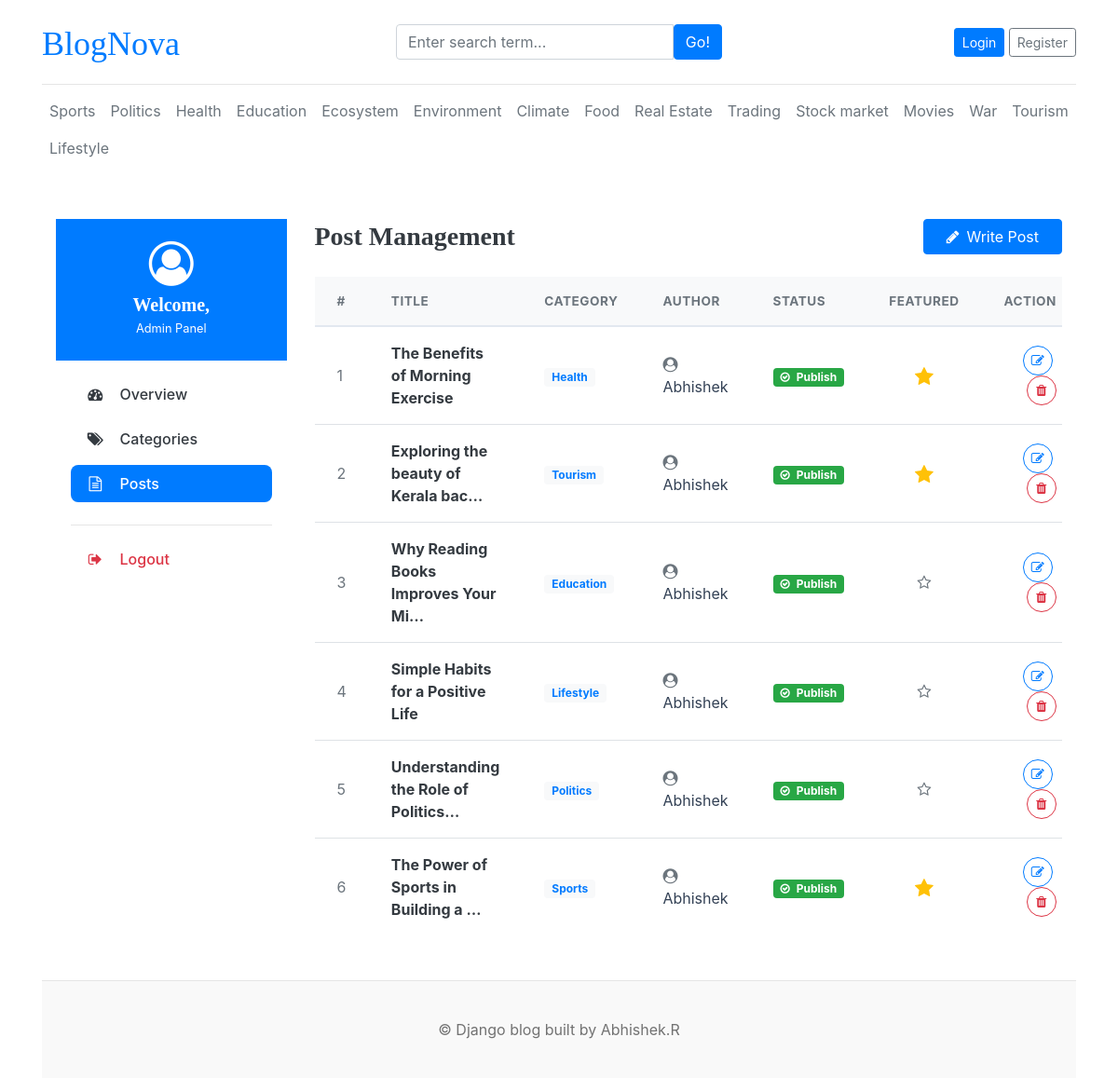
The app's page /dashboard/posts/ with its own data.
### blogs/models.py (models this page shows, shortened)
class Category(models.Model):
    category_name = models.CharField(max_length=50,unique=True)
    created_at = models.DateTimeField(auto_now_add=True)
    updated_at = models.DateTimeField(auto_now=True)
    class Meta:
        verbose_name_plural = "categories"
    def __str__(self):
        return self.category_name

class Blog(models.Model):
    title = models.CharField(max_length=100)
    slug = models.SlugField(max_length=150,unique=True,blank=True)
    category = models.ForeignKey(Category,on_delete=models.CASCADE)
    author = models.ForeignKey(User,on_delete=models.CASCADE)
    featured_image = models.ImageField(upload_to='uploads/%Y/%m/%d/')
    short_description = models.TextField(max_length=500)
    blog_body = models.TextField(max_length=2000)
    status = models.CharField(max_length=20,choices=STATUS_CHOICES,default="Draft")
    is_featured = models.BooleanField(default=False)
    created_at = models.DateTimeField(auto_now_add=True)
    updated_at = models.DateTimeField(auto_now_add=True)

### dashboards/views.py (the view)
# urls.py: path('posts/',views.posts,name='posts'),
def posts(request):
    posts = Blog.objects.all()
    context = {
        'posts' : posts,
    }
    return render(request,'dashboard/posts.html',context)

### blogs/context_processors.py (called while the page is built)
def get_categories(request):
    categories = Category.objects.all()
    return dict(categories = categories)

### blog_main/templates/dashboard/posts.html (shortened to what this page needs)
{% extends 'base.html' %}
{% block content %}
<div class="container-fluid py-4" style="max-width: 1200px;">
    <div class="row">
        {% include 'dashboard/sidebar.html' %}
        <div class="col-md-9" data-aos="fade-left" data-aos-delay="100">
            <div class="d-flex justify-content-between align-items-center mb-4">
                <h3 class="font-weight-bold mb-0 text-dark">Post Management</h3>
                <a href="{% url 'add_posts' %}" class="btn btn-primary shadow-sm rounded-pill px-4"><i class="fa fa-pencil mr-2"></i>Write Post</a>
            </div>
            <div class="card glass-card border-0 mb-4 animate__animated animate__fadeInUp bg-white shadow-sm">
                <div class="card-body p-0">
                    <div class="table-responsive">
                        <table class="table table-hover mb-0" style="color: #334155;">
                            <thead class="bg-light" style="border-bottom: 2px solid #e2e8f0;">
                                <tr>
                                    <th class="border-0 px-4 py-3 text-uppercase font-weight-bold text-muted" style="font-size: 0.85rem; letter-spacing: 0.5px;">#</th>
                                    <th class="border-0 px-4 py-3 text-uppercase font-weight-bold text-muted" style="font-size: 0.85rem; letter-spacing: 0.5px;">Title</th>
                                    <th class="border-0 px-4 py-3 text-uppercase font-weight-bold text-muted" style="font-size: 0.85rem; letter-spacing: 0.5px;">Category</th>
                                    <th class="border-0 px-4 py-3 text-uppercase font-weight-bold text-muted" style="font-size: 0.85rem; letter-spacing: 0.5px;">Author</th>
                                    <th class="border-0 px-4 py-3 text-uppercase font-weight-bold text-muted" style="font-size: 0.85rem; letter-spacing: 0.5px;">Status</th>
                                    <th class="border-0 px-4 py-3 text-center text-uppercase font-weight-bold text-muted" style="font-size: 0.85rem; letter-spacing: 0.5px;">Featured</th>
                                    <th class="border-0 px-4 py-3 text-uppercase font-weight-bold text-muted text-right" style="font-size: 0.85rem; letter-spacing: 0.5px;">Action</th>
                                </tr>
                            </thead>
                            <tbody>
                                {% if posts %}
                                    {% for i in posts %}
                                    <tr style="transition: all 0.2s;">
                                        <th class="px-4 py-3 align-middle font-weight-normal text-muted">{{forloop.counter}}</th>
                                        <td class="px-4 py-3 align-middle font-weight-bold"><a href="{% url 'blogs' i.slug %}" class="text-dark hover-primary text-decoration-none">{{i.title|truncatechars:35}}</a></td>
                                        <td class="px-4 py-3 align-middle"><span class="badge badge-light px-2 py-1 text-primary">{{i.category}}</span></td>
                                        <td class="px-4 py-3 align-middle"><i class="fa fa-user-circle text-muted mr-1"></i> {{i.author}}</td>
                                        <td class="px-4 py-3 align-middle">
                                            {% if i.status == 'Draft' %}
                                                <span class="badge badge-warning text-dark px-2 py-1"><i class="fa fa-file-o mr-1"></i> Draft</span>
                                            {% else %}
                                                <span class="badge badge-success px-2 py-1"><i class="fa fa-check-circle-o mr-1"></i> {{i.status}}</span>
                                            {% endif %}
                                        </td>
                                        <td class="px-4 py-3 align-middle text-center">
                                            {% if i.is_featured %}
                                                <i class="fa fa-star text-warning fa-lg" title="Featured"></i>
                                            {% else %}
                                                <i class="fa fa-star-o text-muted opacity-50"></i>
                                            {% endif %}
                                        </td>
                                        <td class="px-4 py-3 align-middle text-right">
                                            <a href="{% url 'edit_posts' i.pk %}" class="btn btn-sm btn-outline-primary rounded-circle mr-1" style="width: 32px; height: 32px; padding: 0; line-height: 30px;"><i class="fa fa-edit"></i></a>
                                            <a href="{% url 'delete_posts' i.pk %}" class="btn btn-sm btn-outline-danger rounded-circle" style="width: 32px; height: 32px; padding: 0; line-height: 30px;" onclick="return confirm('Are you sure you want to delete this post?');"><i class="fa fa-trash"></i></a>
                                        </td>
                                    </tr>
                                    {% endfor %}
                                {% endif %}
                            </tbody>
                        </table>
                    </div>
                </div>
            </div>
        </div>
    </div>
</div>
{% endblock %}

### blog_main/templates/base.html (shortened to what this page needs)
{% load static %}
<!DOCTYPE html>
<html lang="en">
<head>
    <link rel="stylesheet" href="https://cdnjs.cloudflare.com/ajax/libs/animate.css/4.1.1/animate.min.css"/>
    <link href="https://unpkg.com/aos@2.3.1/dist/aos.css" rel="stylesheet">
    <link href="https://getbootstrap.com/docs/4.0/dist/css/bootstrap.min.css" rel="stylesheet">
    <link rel="stylesheet" href="https://cdnjs.cloudflare.com/ajax/libs/font-awesome/4.7.0/css/font-awesome.min.css">
    <link href="{% static 'css/blog.css' %}" rel="stylesheet">
  </head>
<body>
    <div class="container">
      <header class="blog-header py-3 animate__animated animate__fadeInDown">
        <div class="row flex-nowrap justify-content-between align-items-center">
          <div class="col-4 pt-1">
            <a class="blog-header-logo" href="/">BlogNova</a>
          </div>
          <div class="col-4">
            <form action="{% url 'search' %}" method="get">
              <div class="input-group">
                        <input class="form-control" type="text" name="keyword" value="{{keyword}}" placeholder="Enter search term..." aria-label="Enter search term..." aria-describedby="button-search" />
                        <button type="submit" class="btn btn-primary" id="button-search" type="button">Go!</button>
              </div>
            </form>
          </div>
          <div class="col-4 d-flex justify-content-end align-items-center">
            {% if not user.is_authenticated %}
            <a class="btn btn-sm btn-primary" href="{% url 'login' %}">Login</a> &nbsp;
            <a class="btn btn-sm btn-outline-secondary" href="{% url 'register' %}">Register</a>
            {% else %}
            <span><a href="{% url 'dashboard' %}" class="btn btn-sm btn-outline-primary">Dashboard</a></span>
            &emsp;
            <a class="btn btn-sm btn-primary" href="{% url 'logout' %}">Logout</a>
            {% endif %}
          </div>
        </div>
      </header>
      <div class="nav-scroller py-2 mb-4 animate__animated animate__fadeInDown animate__delay-1s">
        <nav class="nav d-flex justify-content-between">
          {%for cat in categories%}
          <a class="p-2 text-muted nav-link" href="{% url 'posts_by_category' cat.id %}">{{cat.category_name}}</a>
          {%endfor%}
        </nav>
      </div>
{%block content%}
{%endblock%}
      <footer class="blog-footer" data-aos="fade-up">
        <p>&copy; Django blog built by Abhishek.R</p>
      </footer>
    </div>
</body>
</html>

### blog_main/static/css/blog.css (style rules this page uses)
.blog-header { border-bottom: 1px solid #e5e5e5; }
.blog-header-logo { font-family: "Playfair Display", Georgia, "Times New Roman", serif; font-size: 2.25rem; }
h1, h2, h3, h4, h5, h6 { font-family: "Playfair Display", Georgia, "Times New Roman", serif; }
.blog-footer { padding: 2.5rem 0; color: #727272; text-align: center; background-color: #f9f9f9; border-top: .05rem solid #e5e5e5; }
.blog-footer p:last-child { margin-bottom: 0; }

### records on screen
Category: category_name "Sports"
Category: category_name "Politics"
Category: category_name "Health"
Category: category_name "Education"
Category: category_name "Ecosystem"
Category: category_name "Environment"
Category: category_name "Climate"
Category: category_name "Food"
Category: category_name "Real Estate"
Category: category_name "Trading"
Category: category_name "Stock market"
Category: category_name "Movies"
Category: category_name "War"
Category: category_name "Tourism"
Category: category_name "Lifestyle"
Blog: title "The Benefits of Morning Exercise", category "Health", author "Abhishek", status "Publish", is_featured True (drawn)
Blog: title "Exploring the beauty of Kerala bac…", category "Tourism", author "Abhishek", status "Publish", is_featured True (drawn)
Blog: title "Why Reading Books Improves Your Mi…", category "Education", author "Abhishek", status "Publish", is_featured False (drawn)
Blog: title "Simple Habits for a Positive Life", category "Lifestyle", author "Abhishek", status "Publish", is_featured False (drawn)
Blog: title "Understanding the Role of Politics…", category "Politics", author "Abhishek", status "Publish", is_featured False (drawn)
Blog: title "The Power of Sports in Building a …", category "Sports", author "Abhishek", status "Publish", is_featured True (drawn)
